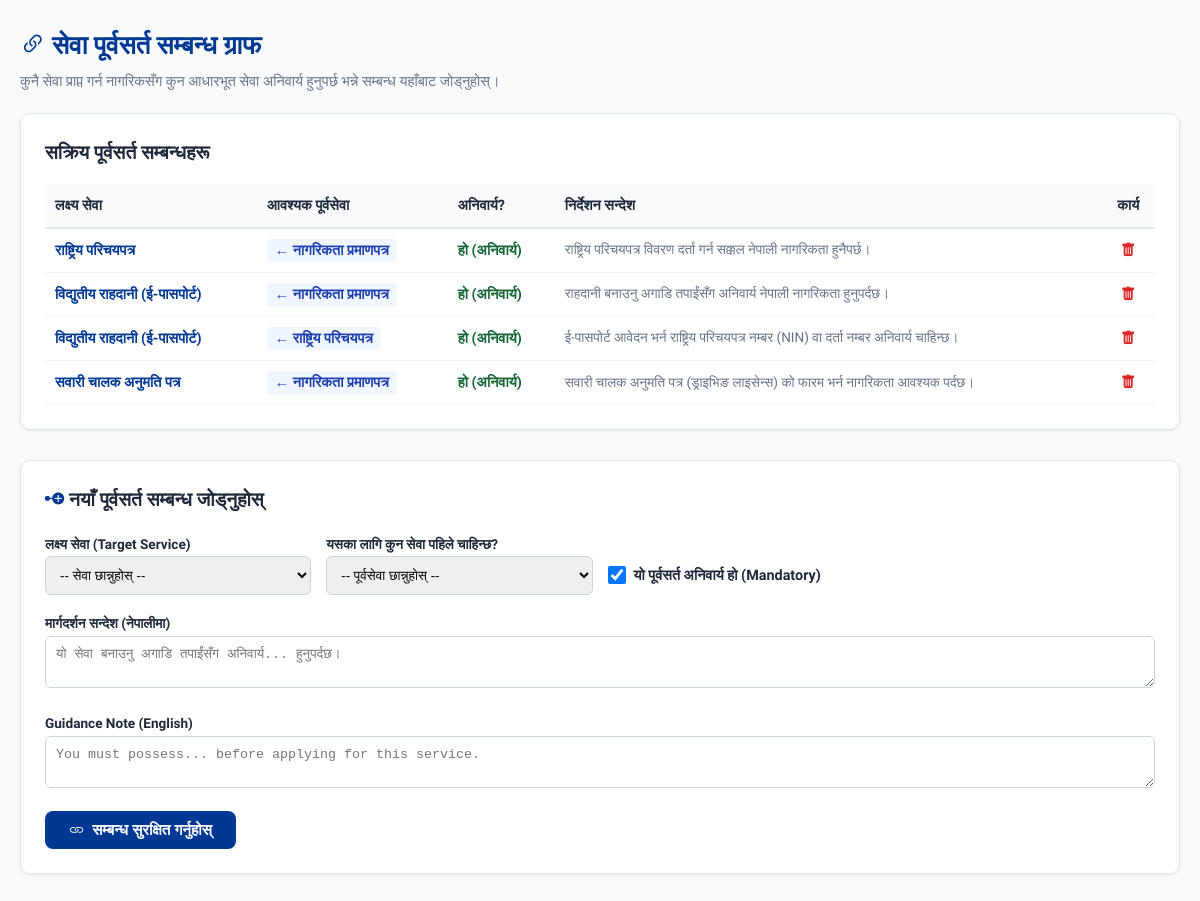
/manage_prerequisites.php (signed in), run on the app's committed database.
### tables this page shows
CREATE TABLE `service_prerequisites` (
  `id` INT AUTO_INCREMENT PRIMARY KEY,
  `service_id` INT NOT NULL,
  `prerequisite_service_id` INT NOT NULL,
  `is_mandatory` TINYINT(1) DEFAULT 1,
  `guidance_message_en` TEXT NOT NULL,
  `guidance_message_np` TEXT NOT NULL,
  FOREIGN KEY (`service_id`) REFERENCES `services`(`id`) ON DELETE CASCADE,
  FOREIGN KEY (`prerequisite_service_id`) REFERENCES `services`(`id`) ON DELETE CASCADE
);

CREATE TABLE `services` (
  `id` INT AUTO_INCREMENT PRIMARY KEY,
  `code` VARCHAR(50) NOT NULL UNIQUE,
  `name_en` VARCHAR(150) NOT NULL,
  `name_np` VARCHAR(200) NOT NULL,
  `category` VARCHAR(100) NOT NULL,
  `description_en` TEXT,
  `description_np` TEXT,
  `standard_fee` VARCHAR(100) DEFAULT 'निःशुल्क / Free',
  `estimated_days` VARCHAR(100) DEFAULT '१-३ दिन / 1-3 Days',
  `online_portal_url` VARCHAR(255) NULL,
  `icon` VARCHAR(50) DEFAULT 'bi-file-earmark-text',
  `created_at` TIMESTAMP DEFAULT CURRENT_TIMESTAMP
);

### manage_prerequisites.php (the view, shortened to what this page needs)
<?php
$db = Database::getConnection();
$prereqs = $db->query("SELECT sp.*, s.name_np as service_name, p.name_np as prereq_name
                      FROM service_prerequisites sp
                      JOIN services s ON sp.service_id = s.id
                      JOIN services p ON sp.prerequisite_service_id = p.id
                      ORDER BY sp.service_id ASC")->fetchAll();
?>
<!DOCTYPE html>
<html lang="ne">
<head>
    <link rel="stylesheet" href="https://cdn.jsdelivr.net/npm/bootstrap-icons@1.11.3/font/bootstrap-icons.min.css">
    <link rel="stylesheet" href="../assets/css/style.css">
</head>
<body style="background:#f8fafc;">
<main class="main-wrapper" style="padding-top:25px;">
    <div style="display:flex;justify-content:space-between;align-items:center;margin-bottom:20px;flex-wrap:wrap;gap:10px;">
        <div>
            <h2 style="font-size:1.6rem;font-weight:800;color:var(--primary);margin-bottom:4px;">
                <i class="bi bi-link-45deg"></i> <span data-np="सेवा पूर्वसर्त सम्बन्ध ग्राफ" data-en="Prerequisite Dependency Graph">सेवा पूर्वसर्त सम्बन्ध ग्राफ</span>
            </h2>
            <p style="color:var(--text-muted);font-size:0.9rem;" data-np="कुनै सेवा प्राप्त गर्न नागरिकसँग कुन आधारभूत सेवा अनिवार्य हुनुपर्छ भन्ने सम्बन्ध यहाँबाट जोड्नुहोस्।" data-en="Configure directed graph relationships defining which foundational documents a service requires.">
                कुनै सेवा प्राप्त गर्न नागरिकसँग कुन आधारभूत सेवा अनिवार्य हुनुपर्छ भन्ने सम्बन्ध यहाँबाट जोड्नुहोस्।
            </p>
        </div>
    </div>
    <div style="background:white;padding:24px;border-radius:var(--radius-md);border:1px solid var(--border-color);box-shadow:var(--shadow-sm);margin-bottom:30px;overflow-x:auto;">
        <h3 style="font-size:1.2rem;font-weight:700;margin-bottom:15px;" data-np="सक्रिय पूर्वसर्त सम्बन्धहरू" data-en="Active Dependency Links">सक्रिय पूर्वसर्त सम्बन्धहरू</h3>
        <table class="custom-table" style="width:100%;border-collapse:collapse;font-size:0.9rem;">
            <thead>
                <tr style="border-bottom:2px solid #e2e8f0;text-align:left;background:#f8fafc;">
                    <th style="padding:10px;" data-np="लक्ष्य सेवा" data-en="Target Service">लक्ष्य सेवा</th>
                    <th style="padding:10px;" data-np="आवश्यक पूर्वसेवा" data-en="Prerequisite Service">आवश्यक पूर्वसेवा</th>
                    <th style="padding:10px;" data-np="अनिवार्य?" data-en="Mandatory?">अनिवार्य?</th>
                    <th style="padding:10px;" data-np="निर्देशन सन्देश" data-en="Guidance Note">निर्देशन सन्देश</th>
                    <th style="padding:10px;text-align:center;" data-np="कार्य" data-en="Action">कार्य</th>
                </tr>
            </thead>
            <tbody>
                <?php foreach ($prereqs as $p): ?>
                    <tr style="border-bottom:1px solid #f1f5f9;">
                        <td style="padding:10px;font-weight:700;color:var(--primary);"><?= htmlspecialchars($p['service_name']) ?></td>
                        <td style="padding:10px;"><span style="background:#eff6ff;color:#1e40af;padding:3px 8px;border-radius:4px;font-weight:700;">&larr; <?= htmlspecialchars($p['prereq_name']) ?></span></td>
                        <td style="padding:10px;">
                            <?= $p['is_mandatory'] ? '<span style="color:#166534;font-weight:700;" data-np="हो (अनिवार्य)" data-en="Yes (Mandatory)">हो (अनिवार्य)</span>' : '<span data-np="वैकल्पिक" data-en="Optional">वैकल्पिक</span>' ?>
                        </td>
                        <td style="padding:10px;font-size:0.85rem;color:var(--text-muted);"><?= htmlspecialchars($p['guidance_message_np']) ?></td>
                        <td style="padding:10px;text-align:center;">
                            <a href="manage_prerequisites.php?delete=<?= $p['id'] ?>" onclick="return confirm('के तपाईं यो पूर्वसर्त सम्बन्ध मेटाउन निश्चित हुनुहुन्छ?');" style="color:#dc2626;" title="हटाउनुहोस्">
                                <i class="bi bi-trash-fill"></i>
                            </a>
                        </td>
                    </tr>
                <?php endforeach; ?>
            </tbody>
        </table>
    </div>
    <div style="background:white;padding:24px;border-radius:var(--radius-md);border:1px solid var(--border-color);box-shadow:var(--shadow-sm);">
        <h3 style="font-size:1.2rem;font-weight:700;margin-bottom:15px;">
            <i class="bi bi-node-plus-fill" style="color:var(--primary);"></i> <span data-np="नयाँ पूर्वसर्त सम्बन्ध जोड्नुहोस्" data-en="Link New Prerequisite">नयाँ पूर्वसर्त सम्बन्ध जोड्नुहोस्</span>
        </h3>
        <form method="POST" action="manage_prerequisites.php" style="display:grid;grid-template-columns:repeat(auto-fit, minmax(260px, 1fr));gap:15px;">
            <div>
                <label style="font-size:0.85rem;font-weight:700;" data-np="लक्ष्य सेवा (Target Service)" data-en="Target Public Service">लक्ष्य सेवा (Target Service)</label>
                <select name="service_id" required style="width:100%;padding:10px;border-radius:6px;border:1px solid #cbd5e1;">
                    <option value="" data-np="-- सेवा छान्नुहोस् --" data-en="-- Select Service --">-- सेवा छान्नुहोस् --</option>
                </select>
            </div>
            <div>
                <label style="font-size:0.85rem;font-weight:700;" data-np="यसका लागि कुन सेवा पहिले चाहिन्छ?" data-en="Required Base Prerequisite">यसका लागि कुन सेवा पहिले चाहिन्छ?</label>
                <select name="prerequisite_service_id" required style="width:100%;padding:10px;border-radius:6px;border:1px solid #cbd5e1;">
                    <option value="" data-np="-- पूर्वसेवा छान्नुहोस् --" data-en="-- Select Prerequisite --">-- पूर्वसेवा छान्नुहोस् --</option>
                </select>
            </div>
            <div style="display:flex;align-items:center;gap:8px;padding-top:25px;">
                <input type="checkbox" name="is_mandatory" value="1" id="is_mandatory" checked style="width:18px;height:18px;">
                <label for="is_mandatory" style="font-size:0.9rem;font-weight:700;cursor:pointer;" data-np="यो पूर्वसर्त अनिवार्य हो (Mandatory)" data-en="This Prerequisite is Mandatory">यो पूर्वसर्त अनिवार्य हो (Mandatory)</label>
            </div>
            <div style="grid-column: 1 / -1;">
                <label style="font-size:0.85rem;font-weight:700;" data-np="मार्गदर्शन सन्देश (नेपालीमा)" data-en="Guidance Note (Nepali)">मार्गदर्शन सन्देश (नेपालीमा)</label>
                <textarea name="guidance_message_np" rows="2" placeholder="यो सेवा बनाउनु अगाडि तपाईंसँग अनिवार्य... हुनुपर्दछ।" required style="width:100%;padding:10px;border-radius:6px;border:1px solid #cbd5e1;"></textarea>
            </div>
            <div style="grid-column: 1 / -1;">
                <label style="font-size:0.85rem;font-weight:700;" data-np="Guidance Note (English)" data-en="Guidance Note (English)">Guidance Note (English)</label>
                <textarea name="guidance_message_en" rows="2" placeholder="You must possess... before applying for this service." required style="width:100%;padding:10px;border-radius:6px;border:1px solid #cbd5e1;"></textarea>
            </div>
            <div style="grid-column: 1 / -1;">
                <button type="submit" class="btn-action btn-action-primary" style="padding:10px 24px;">
                    <i class="bi bi-link"></i> <span data-np="सम्बन्ध सुरक्षित गर्नुहोस्" data-en="Save Dependency Link">सम्बन्ध सुरक्षित गर्नुहोस्</span>
                </button>
            </div>
        </form>
    </div>
</main>
</body>
</html>

### style.css (style rules this page uses)
:root { --primary: #003893; --primary-dark: #002566; --secondary: #dc2626; --secondary-hover: #b91c1c; --accent: #f59e0b; --success: #16a34a; --bg-main: #f8fafc; --bg-card: #ffffff; --text-main: #1e293b; --text-muted: #64748b; --border-color: #e2e8f0; --font-base: 'Mukta', 'Segoe UI', Tahoma, Geneva, Verdana, sans-serif; --font-size-base: 16px; --radius-lg: 16px; --radius-md: 10px; --shadow-sm: 0 1px 3px rgba(0,0,0,0.08); --shadow-md: 0 4px 6px -1px rgba(0,0,0,0.1), 0 2px 4px -2px rgba(0,0,0,0.06); --shadow-lg: 0 10px 15px -3px rgba(0,0,0,0.1), 0 4px 6px -4px rgba(0,0,0,0.05); }
* { box-sizing: border-box; margin: 0; padding: 0; }
body { font-family: var(--font-base); font-size: var(--font-size-base); background-color: var(--bg-main); color: var(--text-main); line-height: 1.6; min-height: 100vh; display: flex; flex-direction: column; }
.main-wrapper { flex: 1; max-width: 1200px; width: 100%; margin: 0 auto; padding: 24px 20px 60px; }
.btn-action { padding: 10px 20px; border-radius: 8px; font-weight: 700; font-size: 0.95rem; cursor: pointer; display: flex; align-items: center; gap: 8px; border: none; transition: all 0.2s; }
.btn-action-primary { background: var(--primary); color: white; }

### data on the page
service_prerequisites: service.name_np "राष्ट्रिय परिचयपत्र", prerequisite_service.name_np "नागरिकता प्रमाणपत्र", is_mandatory "हो (अनिवार्य)", guidance_message_np "राष्ट्रिय परिचयपत्र विवरण दर्ता गर्न सक्कल नेपाली नागरिकता हुनैपर्छ।"
service_prerequisites: service.name_np "विद्युतीय राहदानी (ई-पासपोर्ट)", prerequisite_service.name_np "नागरिकता प्रमाणपत्र", is_mandatory "हो (अनिवार्य)", guidance_message_np "राहदानी बनाउनु अगाडि तपाईंसँग अनिवार्य नेपाली नागरिकता हुनुपर्दछ।"
service_prerequisites: service.name_np "विद्युतीय राहदानी (ई-पासपोर्ट)", prerequisite_service.name_np "राष्ट्रिय परिचयपत्र", is_mandatory "हो (अनिवार्य)", guidance_message_np "ई-पासपोर्ट आवेदन भर्न राष्ट्रिय परिचयपत्र नम्बर (NIN) वा दर्ता नम्बर अनिवार्य चाहिन्छ।"
service_prerequisites: service.name_np "सवारी चालक अनुमति पत्र", prerequisite_service.name_np "नागरिकता प्रमाणपत्र", is_mandatory "हो (अनिवार्य)", guidance_message_np "सवारी चालक अनुमति पत्र (ड्राइभिङ लाइसेन्स) को फारम भर्न नागरिकता आवश्यक पर्दछ।"
